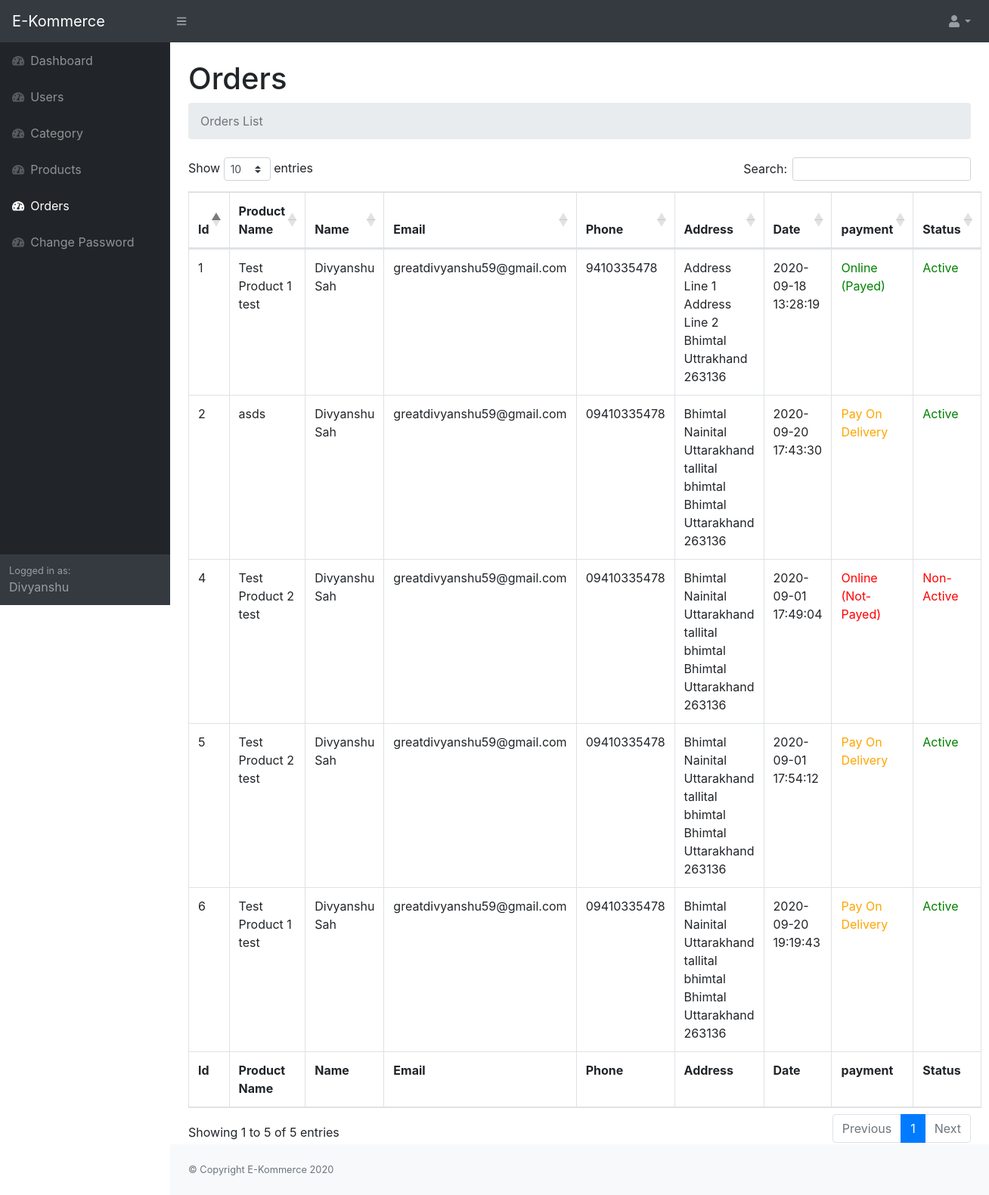
Screenshot of /admin/orders.php (signed in) with the database file from the repository.
### tables this page shows
CREATE TABLE `orders` (
  `id` int(11) NOT NULL,
  `productid` int(11) NOT NULL,
  `name` varchar(1100) NOT NULL,
  `email` varchar(1100) NOT NULL,
  `phone` varchar(1100) NOT NULL,
  `address1` text NOT NULL,
  `address2` text NOT NULL,
  `city` varchar(1100) NOT NULL,
  `state` varchar(1100) NOT NULL,
  `pincode` int(11) NOT NULL,
  `date` timestamp NOT NULL DEFAULT current_timestamp(),
  `status` int(11) NOT NULL,
  `paymode` varchar(1100) NOT NULL,
  `userid` int(11) NOT NULL,
  `payed` int(11) NOT NULL
);

CREATE TABLE `products` (
  `id` int(11) NOT NULL,
  `name` varchar(1100) NOT NULL,
  `sdesc` longtext NOT NULL,
  `ldesc` longtext NOT NULL,
  `catid` int(11) NOT NULL,
  `features` longtext NOT NULL,
  `cost` int(11) NOT NULL,
  `photos` longtext NOT NULL,
  `isStock` int(11) NOT NULL,
  `status` int(11) NOT NULL
);

### config.php (called while the page is built, shortened)
<?php
$siteName = "E-Kommerce";

### admin/orders.php (the view, shortened to what this page needs)
<?php
include_once '../config.php';
if (!isset($_COOKIE['adminlogin'])) {
    header('Location: login.php');
    die("Please Wait You are Rediritig..");
} else {
    $name = $_COOKIE['adminname'];
}
?>
<!DOCTYPE html>
<html lang="en">
<head>
    <link href="css/styles.css" rel="stylesheet" />
    <link href="https://cdn.datatables.net/1.10.20/css/dataTables.bootstrap4.min.css" rel="stylesheet" />
</head>
<body class="sb-nav-fixed">
    <nav class="sb-topnav navbar navbar-expand navbar-dark bg-dark">
        <a class="navbar-brand" href="index.php"><?php echo $siteName; ?></a>
        <button class="btn btn-link btn-sm order-1 order-lg-0" id="sidebarToggle" href="#"><i class="fas fa-bars"></i></button>
        <ul class="navbar-nav ml-auto ml-md-0">
            <li class="nav-item dropdown">
                <a class="nav-link dropdown-toggle" id="userDropdown" href="#" role="button" data-toggle="dropdown" aria-haspopup="true" aria-expanded="false"><i class="fas fa-user fa-fw"></i></a>
            </li>
        </ul>
    </nav>
    <div id="layoutSidenav">
        <div id="layoutSidenav_nav">
            <nav class="sb-sidenav accordion sb-sidenav-dark" id="sidenavAccordion">
                <div class="sb-sidenav-menu">
                    <div class="nav">
                        <a class="nav-link" href="index.php">
                            <div class="sb-nav-link-icon"><i class="fas fa-tachometer-alt"></i></div>
                            Dashboard
                        </a>
                        <a class="nav-link" href="users.php">
                            <div class="sb-nav-link-icon"><i class="fas fa-tachometer-alt"></i></div>
                            Users
                        </a>
                        <a class="nav-link" href="category.php">
                            <div class="sb-nav-link-icon"><i class="fas fa-tachometer-alt"></i></div>
                            Category
                        </a>
                        <a class="nav-link" href="products.php">
                            <div class="sb-nav-link-icon"><i class="fas fa-tachometer-alt"></i></div>
                            Products
                        </a>
                        <a class="nav-link" href="orders.php">
                            <div class="sb-nav-link-icon"><i class="fas fa-tachometer-alt"></i></div>
                            Orders
                        </a>
                        <a class="nav-link" href="changepassword.php">
                            <div class="sb-nav-link-icon"><i class="fas fa-tachometer-alt"></i></div>
                            Change Password
                        </a>
                    </div>
                </div>
                <div class="sb-sidenav-footer">
                    <div class="small">Logged in as:</div>
                    <?php echo $name ?>
                </div>
            </nav>
        </div>
        <div id="layoutSidenav_content">
            <main>
                <div class="container-fluid">
                    <h1 class="mt-4">Orders</h1>
                    <ol class="breadcrumb mb-4">
                        <li class="breadcrumb-item active">Orders List</li>
                    </ol>
                    <table class="table table-bordered" id="dataTable" width="100%" cellspacing="0">
                        <thead>
                            <tr>
                                <th>Id</th>
                                <th>Product Name</th>
                                <th>Name</th>
                                <th>Email</th>
                                <th>Phone</th>
                                <th>Address</th>
                                <th>Date</th>
                                <th>payment</th>
                                <th>Status</th>
                            </tr>
                        </thead>
                        <tfoot>
                            <tr>
                                <th>Id</th>
                                <th>Product Name</th>
                                <th>Name</th>
                                <th>Email</th>
                                <th>Phone</th>
                                <th>Address</th>
                                <th>Date</th>
                                <th>payment</th>
                                <th>Status</th>
                            </tr>
                        </tfoot>
                        <tbody>
                            <?php
                            $sql = "SELECT * FROM `orders`";
                            $queryRun = mysqli_query($con, $sql);
                            if (mysqli_num_rows($queryRun) > 0) {
                                while ($row = mysqli_fetch_array($queryRun)) {
                                    $status = $row[11] ? "<a href='changeproductstatus.php?id=$row[0]&to=0' style='color: green'>Active</a>" : "<a href='changeproductstatus.php?id=$row[0]&to=1' style='color: red'>Non-Active</a>";
                                    $productId = $row[1];
                                    if ($row[12] == "online") {
                                        $payment = "<span style='color: red;'>Online (Not-Payed)</span>";
                                        if ($row[14] == 1) {
                                            $payment = "<span style='color: green;'>Online (Payed)</span>";
                                        }
                                    } else {
                                        $payment = "<span style='color: orange;'>Pay On Delivery</span>";
                                    }
                                    $sql1 = "SELECT * FROM `products` WHERE `id` = '$productId' ";
                                    $queryRun1 = mysqli_query($con, $sql1);
                                    if (mysqli_num_rows($queryRun1) > 0) {
                                        while ($row1 = mysqli_fetch_array($queryRun1)) {
                                            $product = $row1[1];
                                        }
                                    }
                                    echo "
                                    <tr>
                                        <td>$row[0]</td>
                                        <td>$product</td>
                                        <td>$row[2]</td>
                                        <td>$row[3]</td>
                                        <td>$row[4]</td>
                                        <td>$row[5] <br> $row[6] <br> $row[7] $row[8] $row[9]</td>
                                        <td>$row[10]</td>
                                        <td>$payment</td>
                                        <td>$status</td>
                                    </tr>
                                    ";
                                }
                            }
                            ?>
                        </tbody>
                    </table>
                </div>
            </main>
            <footer class="py-4 bg-light mt-auto">
                <div class="container-fluid">
                    <div class="d-flex align-items-center justify-content-between small">
                        <div class="text-muted">&copy; Copyright <?php echo $siteName ?> 2020</div>
                    </div>
                </div>
            </footer>
        </div>
    </div>
</body>
</html>

### rows the page displays
orders: id "1", productid.name "Test Product 1 test", name "Divyanshu Sah", email "greatdivyanshu59@gmail.com", phone "9410335478", address1 "Address Line 1", address2 "Address Line 2", city "Bhimtal", state "Uttrakhand", pincode "263136", date "2020-09-18 13:28:19", payed "Online (Payed)"
orders: id "2", productid.name "asds", name "Divyanshu Sah", email "greatdivyanshu59@gmail.com", phone "09410335478", address1 "Bhimtal Nainital Uttarakhand", address2 "tallital bhimtal", city "Bhimtal", state "Uttarakhand", pincode "263136", date "2020-09-20 17:43:30", paymode "Pay On Delivery"
orders: id "4", productid.name "Test Product 2 test", name "Divyanshu Sah", email "greatdivyanshu59@gmail.com", phone "09410335478", address1 "Bhimtal Nainital Uttarakhand", address2 "tallital bhimtal", city "Bhimtal", state "Uttarakhand", pincode "263136", date "2020-09-01 17:49:04", paymode "Online (Not-Payed)"
orders: id "5", name "Divyanshu Sah", email "greatdivyanshu59@gmail.com", phone "09410335478", address1 "Bhimtal Nainital Uttarakhand", address2 "tallital bhimtal", city "Bhimtal", state "Uttarakhand", pincode "263136", date "2020-09-01 17:54:12", paymode "Pay On Delivery"
products: name "Test Product 2 test"
orders: id "6", productid.name "Test Product 1 test", name "Divyanshu Sah", email "greatdivyanshu59@gmail.com", phone "09410335478", address1 "Bhimtal Nainital Uttarakhand", address2 "tallital bhimtal", city "Bhimtal", state "Uttarakhand", pincode "263136", date "2020-09-20 19:19:43", paymode "Pay On Delivery"

### other values shown
$siteName "E-Kommerce"
$name "Divyanshu"
